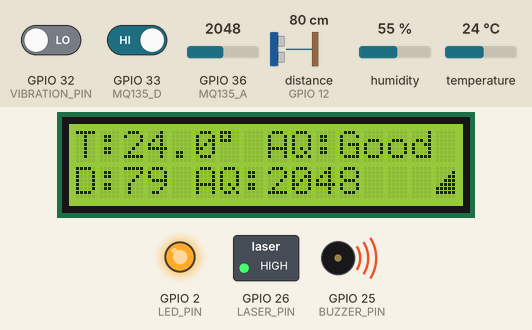
Recording of a sketch running on a simulated ESP32. Shown: 16×2 character LCD, switched loads named in the sketch (green lamp = pin HIGH), output pins drawn as LEDs (lit = HIGH), buzzer (waves = sounding, pin HIGH). Wiring (inferred from the names in the program): ultrasonic range finder: trigger GPIO 13; echo GPIO 12. The inputs (shaded band) are chosen by the test bench; at power-on: GPIO 33 (MQ135_D) HIGH, distance to the obstacle (sensor on GPIO 12) 80 cm, temperature 24 °C, GPIO 36 (MQ135_A) = 2048, GPIO 32 (VIBRATION_PIN) LOW, humidity 55 %. The echo pulse lasts 58.3 µs per cm; WiFi joins after 1.5 s; servers stay silent unless stated; pins used as bus, display or sensor lines are not drawn; what the sketch prints to the serial monitor is not drawn.

Above: at 4.0 s.
4.1 s: GPIO 33 (MQ135_D) driven LOW
At 6.3 s:
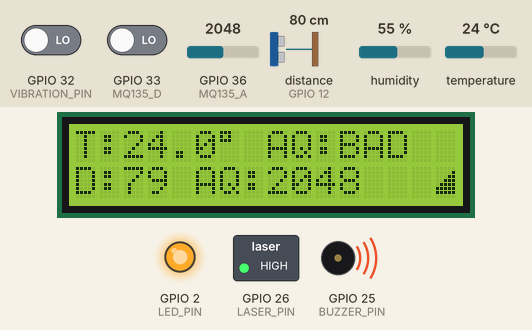
6.6 s: distance to the obstacle (sensor on GPIO 12) set to 2 cm
At 8.3 s:
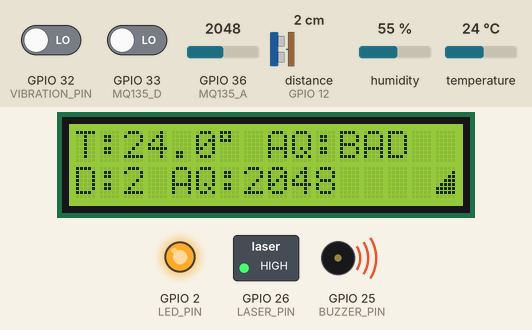
8.7 s: temperature set to 12 °C
At 10.0 s:
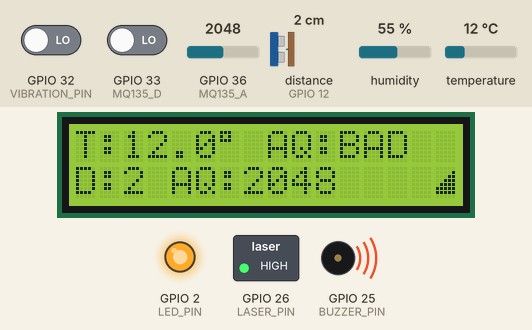
10.9 s: GPIO 36 (MQ135_A) set to 2866
At 12.7 s:
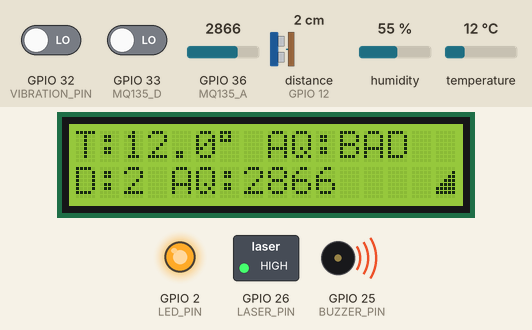
13.0 s: distance to the obstacle (sensor on GPIO 12) set to 4 cm
At 14.6 s:
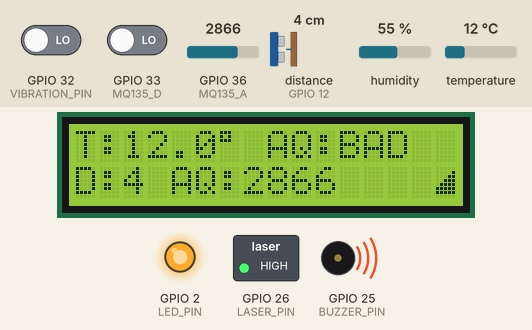
15.1 s: temperature set to 19 °C
At 16.4 s:
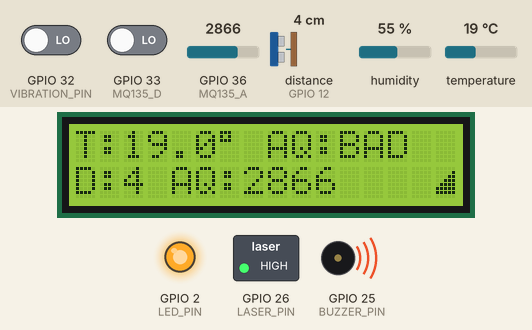
Timing chart, 0 to 18.1 s (numbered marks = the images above; inputs shaded):
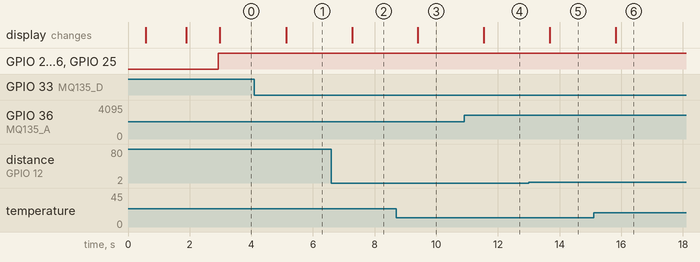

Measured:
- after the input at 4.1 s, the display: changes after 1.0 s (image 1)
- after the input at 6.6 s, the display: changes after 0.67 s (image 2)
- after the input at 8.7 s, the display: changes after 0.71 s (image 3)
- after the input at 10.9 s, the display: changes after 0.64 s (image 4)
- after the input at 13.0 s, the display: changes after 0.68 s (image 5)
- after the input at 15.1 s, the display: changes after 0.71 s (image 6)

The sketch:

main.ino
```cpp
#include <Wire.h>
#include <LiquidCrystal_I2C.h>
#include <DHT.h>
#include <WiFi.h>
#include <BlynkSimpleEsp32.h>
#include "config.h"   // <-- load secrets here

// ============ PINS ============
#define DHTPIN 4
#define DHTTYPE DHT11
#define MQ135_A 36
#define MQ135_D 33
#define TRIG_PIN 13
#define ECHO_PIN 12
#define VIBRATION_PIN 32
#define LASER_PIN 26
#define BUZZER_PIN 25
#define LED_PIN 2

// ============ OBJECTS ============
DHT dht(DHTPIN, DHTTYPE);
LiquidCrystal_I2C lcd(0x27, 16, 2);

// ============ BLYNK ============
char auth[] = BLYNK_AUTH_TOKEN;
char ssid[] = WIFI_SSID;
char pass[] = WIFI_PASS;

bool wifiConnected = false;

void setup() {
  Serial.begin(115200);

  Wire.begin(21, 22);
  lcd.begin(16, 2);
  lcd.backlight();

  dht.begin();
  pinMode(MQ135_D, INPUT);
  pinMode(VIBRATION_PIN, INPUT);
  pinMode(TRIG_PIN, OUTPUT);
  pinMode(ECHO_PIN, INPUT);
  pinMode(LASER_PIN, OUTPUT);
  pinMode(BUZZER_PIN, OUTPUT);
  pinMode(LED_PIN, OUTPUT);

  lcd.setCursor(0, 0);
  lcd.print("Connecting WiFi");
  WiFi.begin(ssid, pass);

  unsigned long start = millis();
  while (WiFi.status() != WL_CONNECTED && millis() - start < 5000) {
    delay(500);
    lcd.print(".");
  }

  if (WiFi.status() == WL_CONNECTED) {
    Blynk.begin(auth, ssid, pass);
    wifiConnected = true;
    lcd.clear();
    lcd.print("WiFi OK");
  } else {
    wifiConnected = false;
    lcd.clear();
    lcd.print("WiFi FAIL");
  }

  delay(1000);
}

void loop() {
  if (wifiConnected) {
    Blynk.run();
  }

  // ===== Read Sensors =====
  float temp = dht.readTemperature();
  int mq135Analog = analogRead(MQ135_A);
  int mq135Digital = digitalRead(MQ135_D);

  digitalWrite(TRIG_PIN, LOW);
  delayMicroseconds(2);
  digitalWrite(TRIG_PIN, HIGH);
  delayMicroseconds(10);
  digitalWrite(TRIG_PIN, LOW);

  long duration = pulseIn(ECHO_PIN, HIGH);
  float distance = duration * 0.034 / 2;

  bool vibration = digitalRead(VIBRATION_PIN) == HIGH;
  delay(10); // debounce
  bool vibrationDetected = vibration;

  // ===== ALERT CONDITIONS =====
  bool alert = false;
  if ((temp > 40 && !isnan(temp)) || mq135Digital == LOW || distance < 100 || vibrationDetected) {
    alert = true;
  }

  digitalWrite(BUZZER_PIN, alert ? HIGH : LOW);
  digitalWrite(LED_PIN, alert ? HIGH : LOW);
  digitalWrite(LASER_PIN, alert ? HIGH : LOW);

  // ===== LCD Display =====
  lcd.clear();
  lcd.setCursor(0, 0);
  lcd.print("T:");
  lcd.print(isnan(temp) ? 0 : temp, 1);
  lcd.print((char)223); // degree symbol
  lcd.print(mq135Digital == LOW ? " AQ:BAD" : " AQ:Good");

  lcd.setCursor(0, 1);
  lcd.print("D:");
  lcd.print(distance, 0);
  lcd.print(" AQ:");
  lcd.print(mq135Analog);

  byte signal_up[8] = {
    0b00000,0b00001,0b00011,0b00111,0b01111,0b11111,0b11111,0b00000
  };
  byte signal_down[8] = {
    0b10001,0b01010,0b00100,0b01010,0b10001,0b00000,0b00000,0b00000
  };

  lcd.createChar(0, signal_up);
  lcd.createChar(1, signal_down);

  if (wifiConnected) {
    lcd.setCursor(15, 1);
    lcd.write(byte(0));
  } else {
    lcd.setCursor(15, 1);
    lcd.write(byte(1));
  }

  // ===== Serial Debug =====
  Serial.print("Temp:");
  Serial.print(temp);
  Serial.print(" AQ:");
  Serial.print(mq135Analog);
  Serial.print(" Dist:");
  Serial.print(distance);
  Serial.print(" Vib:");
  Serial.print(vibrationDetected);
  Serial.print(" Alert:");
  Serial.println(alert);

  // ===== Send to Blynk =====
  if (wifiConnected) {
    Blynk.virtualWrite(V0, temp);
    Blynk.virtualWrite(V1, mq135Analog);
    Blynk.virtualWrite(V2, distance);
    Blynk.virtualWrite(V3, vibrationDetected ? 1 : 0);
    Blynk.virtualWrite(V4, alert ? 1 : 0);
    Blynk.virtualWrite(V5, wifiConnected ? "Connected" : "Not Connected");
  }

  delay(1000);
}
```

config.example.h
```cpp
#define BLYNK_TEMPLATE_ID   "YOUR_TEMPLATE_ID"
#define BLYNK_TEMPLATE_NAME "SmartHelmet"
#define BLYNK_AUTH_TOKEN    "YOUR_AUTH_TOKEN"

#define WIFI_SSID "YOUR_WIFI_NAME"
#define WIFI_PASS "YOUR_WIFI_PASSWORD"
```
